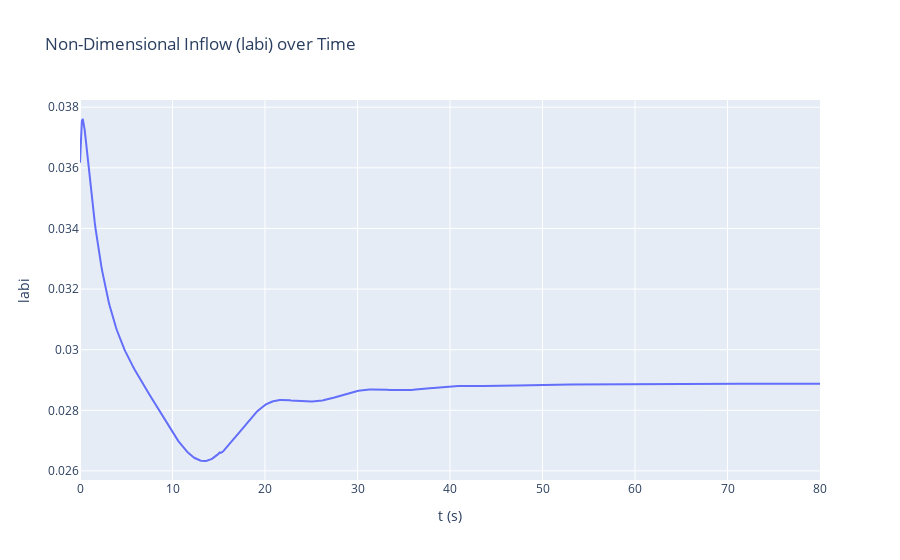

The notebook cell this image was saved under:
### Code cell
fig = go.Figure()
fig.add_trace(go.Scatter(x=t, y=labi, mode='lines', name='labi'))
fig.update_layout(title='Non-Dimensional Inflow (labi) over Time',
                  xaxis_title='t (s)',
                  yaxis_title='labi')
fig.show()

### Figure 1 — Plotly figure (JSON) as saved in the notebook; plotly's stock layout.template omitted (floating-point values rounded to 4 significant figures; data arrays with more than 128 entries replaced by an {"elided": "..."} marker saying what was removed)
{"data": [{"mode": "lines", "name": "labi", "type": "scatter", "x": {"elided": "801 float values"}, "y": {"elided": "801 float values"}}], "layout": {"title": {"text": "Non-Dimensional Inflow (labi) over Time"}, "xaxis": {"title": {"text": "t (s)"}}, "yaxis": {"title": {"text": "labi"}}}}
